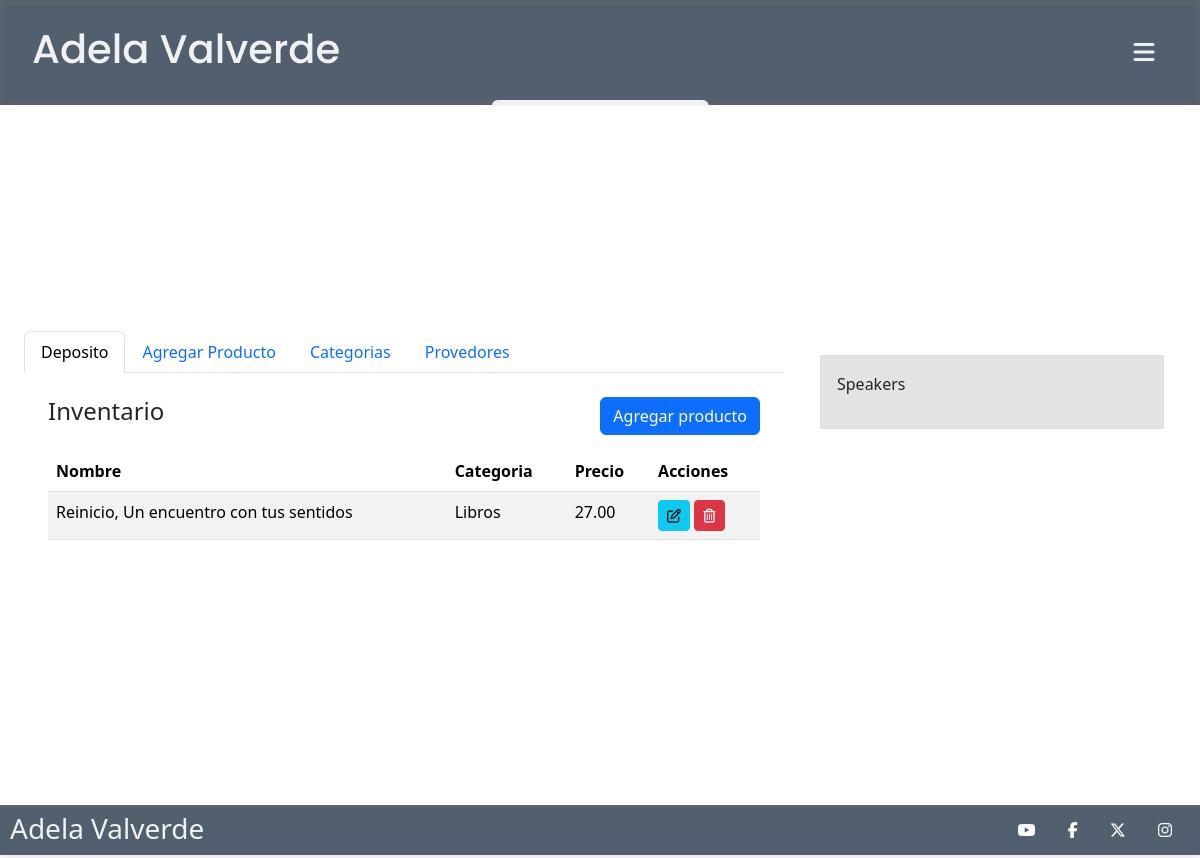
The page /store/products/invmgm (signed in) on the database as committed earlier.
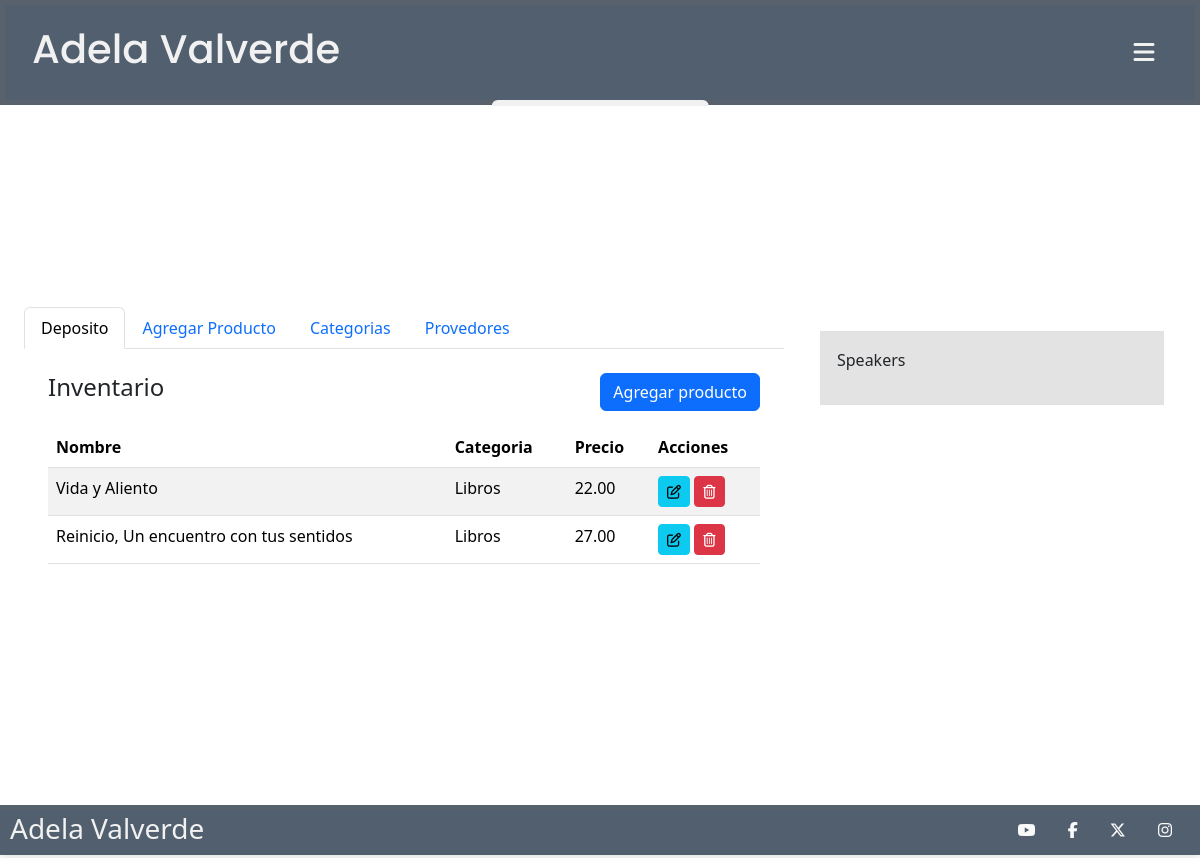
The same page on the database as committed later.
### store/models.py (models this page shows, shortened)
class Product(models.Model):
    def get_image_path(self, filename):
        name, ext = os.path.splitext(filename)
        return f'products/{slugify(name)}-{get_random_string(length=8)}{ext}'
    name = models.CharField(max_length=256)
    description = models.TextField()
    price = models.DecimalField(max_digits=6, decimal_places=2)
    created_by = models.ForeignKey(get_user_model(), on_delete=models.CASCADE, null=True, blank=True)
    category = models.ForeignKey('Category', null=True, blank=True, on_delete=models.SET_NULL, related_name='products')
    providers = models.ManyToManyField('Provider', related_name='articles', blank=True)
    other_site_link = models.URLField(blank=True, null=True)
    image = models.ImageField(upload_to=get_image_path, null=True, blank=True)

class Category(models.Model):
    class Meta:
        verbose_name_plural = 'Categories'
    name = models.CharField(max_length=256)
    def __str__(self):
        return self.name

### store/views.py (the view)
# urls.py: path('invmgm', views.InventoryManagementView.as_view(), name='invmgm'),
class InventoryManagementView(View):
    template_name = 'store/inventory_mgm.html'
    @method_decorator(login_required)
    def dispatch(self, *args, **kwargs):
        if not self.request.user.is_superuser:
            messages.error(self.request, "Only store owners can manage inventory.")
            return redirect('home')  # Redirect to home or another appropriate page
        return super().dispatch(*args, **kwargs)
    def get(self, request):
        products = Product.objects.all().order_by('-id')  # Order by most recent first
        categories = Category.objects.all()
        providers = Provider.objects.all()
        form = ProductForm()
        catform =CategoryForm
        context = {
            'products': products,
            'categories': categories,
            'providers': providers,
            'form': form,
            'catform':catform
        }
        return render(request, self.template_name, context)

### store/templates/store/inventory_mgm.html (shortened to what this page needs)
{% extends "base.html" %}
{% block content %}
<div class="row p-4">
    <div class="col-8">
        <ul class="nav nav-tabs" id="inventoryTabs" role="tablist">
            <li class="nav-item" role="presentation">
                <button class="nav-link active" id="warehouse-tab" data-bs-toggle="tab" data-bs-target="#warehouse" type="button" role="tab" aria-controls="warehouse" aria-selected="false">Deposito</button>
            </li>
            <li class="nav-item" role="presentation">
                <button class="nav-link" id="addProduct-tab" data-bs-toggle="tab" data-bs-target="#addProduct" type="button" role="tab" aria-controls="addProduct" aria-selected="false">Agregar Producto</button>
            </li>
            <li class="nav-item" role="presentation">
                <button class="nav-link" id="categories-tab" data-bs-toggle="tab" data-bs-target="#categories" type="button" role="tab" aria-controls="categories" aria-selected="false">Categorias</button>
            </li>
            <li class="nav-item" role="presentation">
                <button class="nav-link" id="providers-tab" data-bs-toggle="tab" data-bs-target="#providers" type="button" role="tab" aria-controls="providers" aria-selected="false">Provedores</button>
            </li>
        </ul>
        <div class="tab-content" id="inventoryTabsContent">
            <div class="tab-pane fade show active p-4" id="warehouse" role="tabpanel" aria-labelledby="warehouse-tab">
                <div class="d-flex justify-content-between">
                    <h4>Inventario</h4>
                    <a href="#" class="btn btn-primary mb-3 offset-1" onclick="event.preventDefault(); document.getElementById('addProduct-tab').click();"> Agregar producto</a>
                </div>
                <div>
                    <table class="table table-striped">
                        <thead>
                            <tr>
                                <th>Nombre</th>
                                <th>Categoria</th>
                                <th>Precio</th>
                                <th>Acciones</th>
                            </tr>
                        </thead>
                        <tbody>
                            {% for product in products %}
                            <tr>
                                <td>{{ product.name }}</td>
                                <td>{{ product.category.name }}</td>
                                <td>{{ product.price }}</td>
                                <td>
                                    <a href="{% url 'store:edit_product' product.id %}" class="btn btn-sm btn-info"><i class="fa-regular fa-pen-to-square"></i></a>
                                    <a href="{% url 'store:delete_product' product.id %}" class="btn btn-sm btn-danger" onclick="return confirm('Confirme para eliminar')"><i class="fa-regular fa-trash-can"></i></a>
                                </td>
                            </tr>
                            {% empty %}
                            <tr>
                                <td colspan="5">No hay productos.</td>
                            </tr>
                            {% endfor %}
                        </tbody>
                    </table>
                </div>
            </div>
        </div>
    </div>
    <div class="col-4 p-4">
        <div class="ticket border p-3 loto">
            <p>Speakers</p>
        </div>
    </div>
</div>
{% endblock %}

Rows that differ between the two databases and show on the page:
added Product: name "Vida y Aliento", category.name "Libros", price "22.00"
